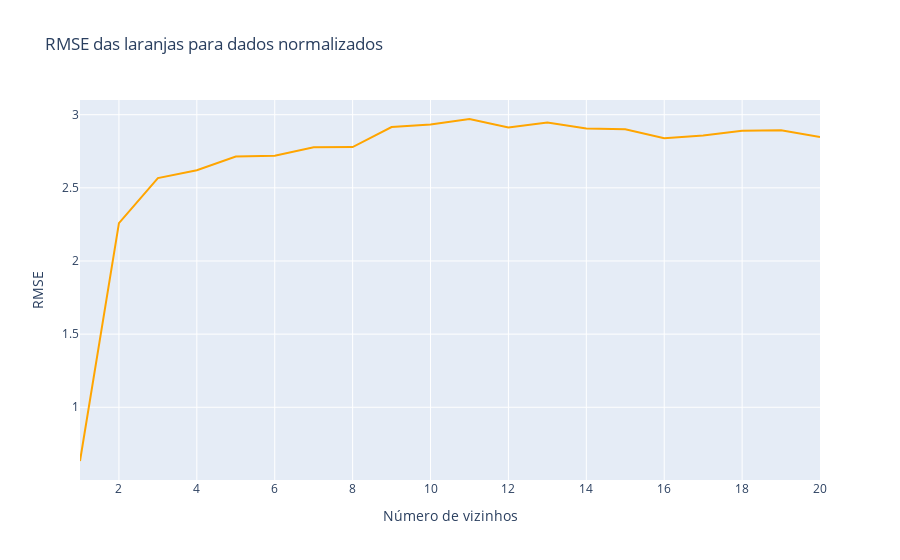

The cell this chart's notebook holds for it:
### Code cell
fig = px.line(x=NUM_VIZINHOS, y=lista_rmse_n, title="RMSE das laranjas para dados normalizados", labels={"x": "Número de vizinhos", "y": "RMSE"})
fig.update_traces(line_color="orange")
fig.show()

### Figure 1 — Plotly figure (JSON) as saved in the notebook; plotly's stock layout.template omitted (floating-point values rounded to 4 significant figures)
{"data": [{"hovertemplate": "Número de vizinhos=%{x}<br>RMSE=%{y}<extra></extra>", "legendgroup": "", "line": {"color": "orange", "dash": "solid"}, "marker": {"symbol": "circle"}, "mode": "lines", "name": "", "orientation": "v", "showlegend": false, "type": "scatter", "x": [1, 2, 3, 4, 5, 6, 7, 8, 9, 10, 11, 12, 13, 14, 15, 16, 17, 18, 19, 20], "xaxis": "x", "y": [0.6328, 2.259, 2.567, 2.62, 2.713, 2.72, 2.777, 2.779, 2.916, 2.934, 2.971, 2.913, 2.947, 2.905, 2.901, 2.838, 2.857, 2.889, 2.893, 2.847], "yaxis": "y"}], "layout": {"legend": {"tracegroupgap": 0}, "title": {"text": "RMSE das laranjas para dados normalizados"}, "xaxis": {"anchor": "y", "domain": [0, 1], "title": {"text": "Número de vizinhos"}}, "yaxis": {"anchor": "x", "domain": [0, 1], "title": {"text": "RMSE"}}}}
